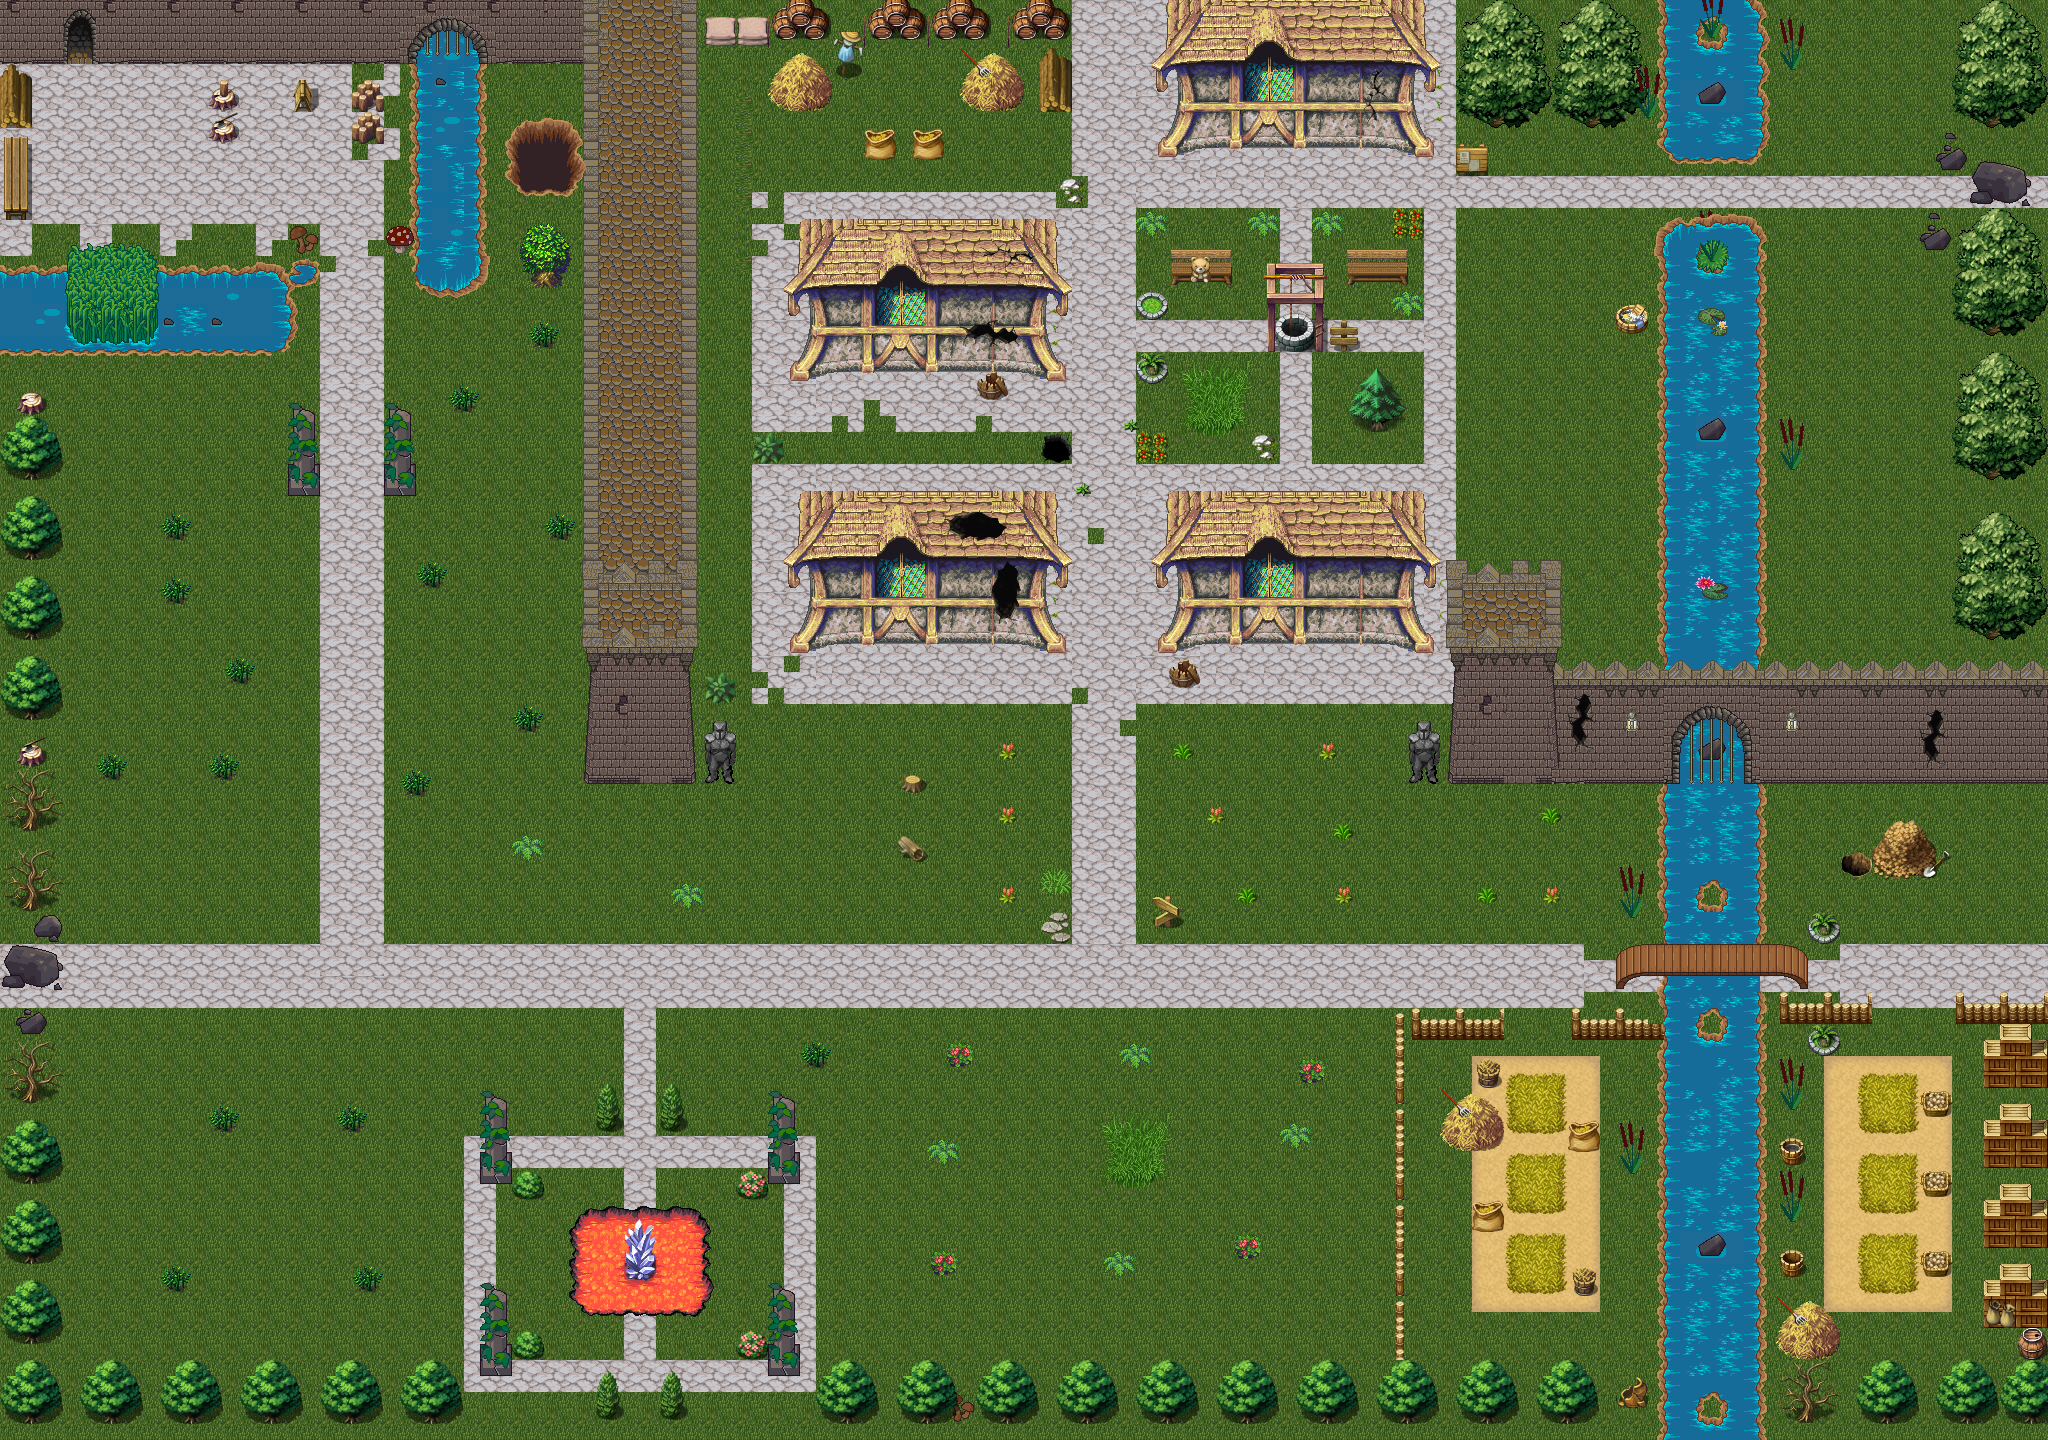

A 2D game scene composited from a Tiled map and its tileset images. What follows is a short description and the map's XML, with each tile layer's data collapsed to a summary:
An orthogonal 128x90 tile map with 16x16 px tiles, 6 tile layers (Terrain, Base, Decorative1, Decorative2, ...), 6 tilesets.

<map version="1.0" orientation="orthogonal" width="128" height="90" tilewidth="16" tileheight="16">
 <tileset firstgid="1" name="Terrain" tilewidth="16" tileheight="16">
  <image source="wood_tileset.png" width="512" height="512" />
 </tileset>
 <tileset firstgid="1025" name="Base" tilewidth="16" tileheight="16">
  <image source="Castle.png" width="512" height="512" />
 </tileset>
 <tileset firstgid="2049" name="mountain" tilewidth="16" tileheight="16">
  <image source="mountain_landscape.png" width="512" height="512" />
 </tileset>
 <tileset firstgid="3073" name="Base2" tilewidth="16" tileheight="16">
  <image source="../Decorative/terrain_atlas.png" width="1024" height="1024" />
 </tileset>
 <tileset firstgid="7169" name="fences" tilewidth="16" tileheight="16">
  <image source="../Decorative/rpg_maker_vx___fences_by_ayene_chan-d6gfbfd.png" width="396" height="405" />
 </tileset>
 <tileset firstgid="7769" name="Global" tilewidth="16" tileheight="16">
  <image source="../Decorative/rpg_maker_vx_rtp_tileset_by_telles0808.png" width="1024" height="2016" />
 </tileset>
 <layer name="Terrain" width="128" height="90">
  <data>[11520 cells, 11520 non-empty, 33 distinct tile ids]</data>
 </layer>
 <layer name="Base" width="128" height="90">
  <data>[11520 cells, 748 non-empty, 181 distinct tile ids]</data>
 </layer>
 <layer name="Decorative1" width="128" height="90">
  <data>[11520 cells, 26 non-empty, 22 distinct tile ids]</data>
 </layer>
 <layer name="Decorative2" width="128" height="90">
  <data>[11520 cells, 216 non-empty, 44 distinct tile ids]</data>
 </layer>
 <layer name="Physics" width="128" height="90">
  <data>[11520 cells, 3360 non-empty, 817 distinct tile ids]</data>
 </layer>
 <layer name="Decorative3" width="128" height="90">
  <data>[11520 cells, 543 non-empty, 354 distinct tile ids]</data>
 </layer>
</map>
